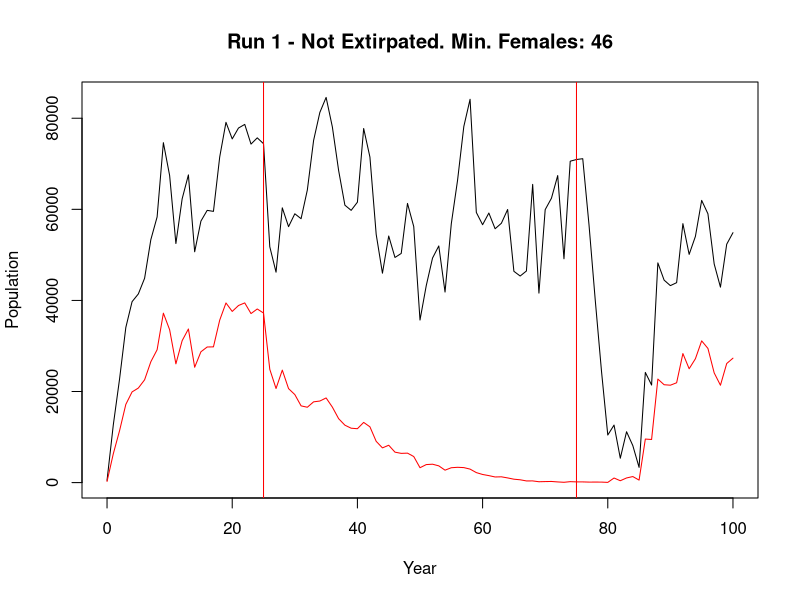
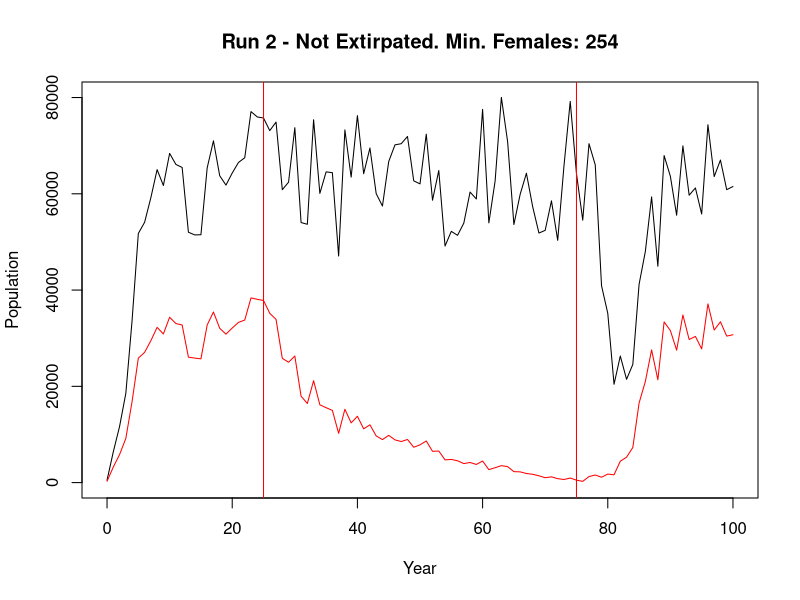
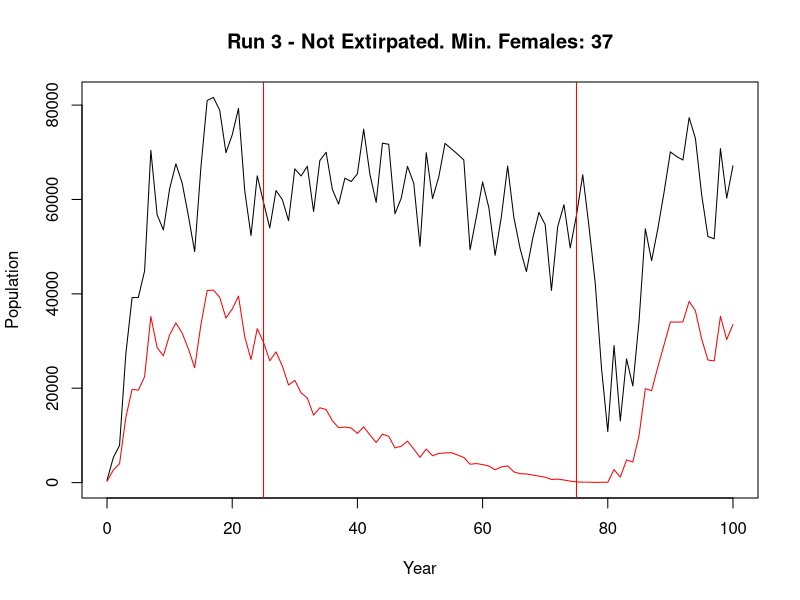
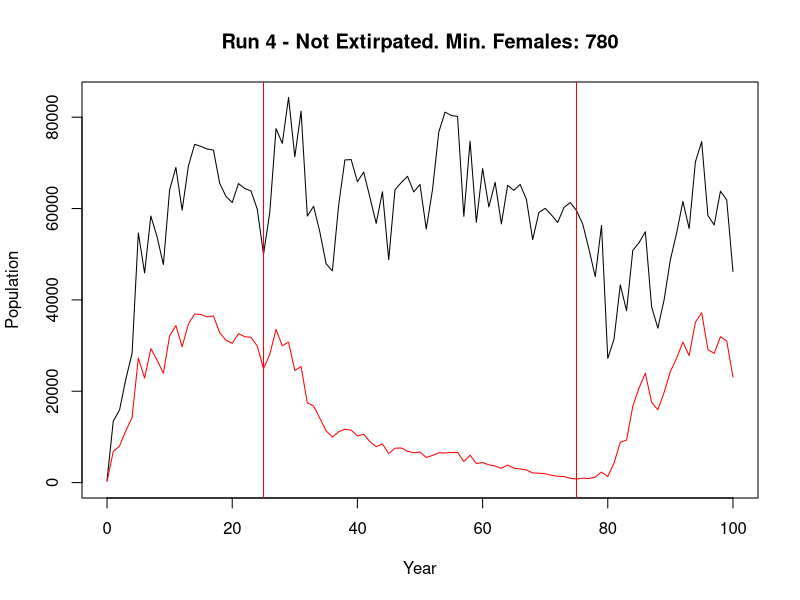

Reproduce these figures in R, in order. (Note: a time limit stopped this script after it produced the figures.)
#parameters----

# Simulation begins with age-2 fish, sex is randomly chosen
# K is implemented using the Beverton-Holt recruitment model (K=(R0-1)*M))
startingFish <- 500
k <- 80000

# Treatment years are when YY fish are stocked and suppression is applied, if applicable
burnInYears <- 25
treatmentYears <- 50
afterYears <- 25

# YY survival is calculated as a proportion of wild pikeminnow survival
#   (1=equivalent survival rate to wild fish)
wildMortality <- 0.57873786895
yySurvival <- 1

# YY fish are stocked at age 1
numFyy <- 2000
numMyy <- 0

# Suppression is size-selective based on WNRD 2022 efforts
# Suppression level = relative probability of a fish being suppressed at length l
#   (for any length l, double the level = double the probability of suppression)
# A level of 1 roughly corresponds to WNRD 2022 efforts (~500 removed at a pop. of ~80,000)
# Stocked fish cannot be suppressed
suppressionLevel <- 5

# Choose how many simulations will be run and how many will be plotted
# On the plots, black line = total population, red line = wild-type females
# You will get a report summarizing the results of all simulations
numSimulations <- 5
numPlots <- 5

#functions----

maturity <- function(inds) {
  lengths <- inds$length
  numFish <- length(lengths)
  probMature <- 1/(1+exp(log(19)*(lengths-250)/(250-308)))
  inds$mature<-rbinom(numFish, 1, probMature)
  inds
}

growth <- function(inds) {
  inds$age <- inds$age+1
  numFish <- length(inds$age)
  inds$length <- ifelse(inds$age > 1, 726.7*(1-exp(-.1437*(inds$age+.04422)))+rnorm(numFish, 0, 40), 726.7*(1-exp(-.1437*(inds$age+.04422)))+rnorm(numFish, 0, 14))
  inds
}

death <- function(inds) {
  numFish <- length(inds$age)
  inds$dead <- ifelse(inds$yy == 0, rbinom(numFish, 1, wildMortality), rbinom(numFish, 1, (1-((1-0.5701418464)*yySurvival))))
  inds <- subset(inds, dead==0)
  inds
}

birth <- function(inds) {
  matureFxx <- nrow(subset(inds, mature == 1 & sex == 1 & yy == 0))
  matureMxy <- nrow(subset(inds, mature == 1 & sex == 0 & yy == 0))
  matureFyy <- nrow(subset(inds, mature == 1 & sex == 1 & yy == 1))
  matureMyy <- nrow(subset(inds, mature == 1 & sex == 0 & yy == 1))
  
  totalPairs <- (min(c((matureFxx+matureFyy), (matureMxy+matureMyy))))
  if (totalPairs == 0) {
    return(inds)
  }
  spawners <- totalPairs*2
  
  newFish <- (((sqrt(k))*spawners)/(1+spawners/(sqrt(k))))/2+rnorm(1,0,k/10)
  if (newFish <= 0) {
     return(inds)
  }
  
  percMyy <- matureMyy/(matureMyy+matureMxy)
  percFyy <- matureFyy/(matureFyy+matureFxx)
  percBothyy <- percMyy*percFyy
  
  pairsBothyy <- rbinom(1,totalPairs,percBothyy)
  pairsFxxMyy <- rbinom(1,(totalPairs-pairsBothyy),percMyy)
  pairsFyyMxy <- rbinom(1,(totalPairs-pairsBothyy-pairsFxxMyy),percFyy)
  pairsWild <- (totalPairs-pairsBothyy-pairsFxxMyy-pairsFyyMxy)

  recruitsBothyy <- round((newFish*(pairsBothyy/totalPairs)), 0)
  recruitsFxxMyy <- round((newFish*(pairsFxxMyy/totalPairs)), 0)
  recruitsFyyMxy <- round((newFish*(pairsFyyMxy/totalPairs)), 0)
  recruitsWild <- (newFish-recruitsBothyy-recruitsFxxMyy-recruitsFyyMxy)

  if(recruitsBothyy > 0) {
    newFish_Bothyy <- data.frame(age=rep(0, recruitsBothyy), sex=rep(0, recruitsBothyy), length=rep(0, recruitsBothyy), mature=rep(0,recruitsBothyy), dead=rep(0, recruitsBothyy), yy=rep(1, recruitsBothyy), stocked=rep(0, recruitsBothyy))
    inds <- rbind(inds, newFish_Bothyy);
  }

  if(recruitsFxxMyy > 0) {
    newFish_FxxMyy <- data.frame(age=rep(0, recruitsFxxMyy), sex=rep(0, recruitsFxxMyy), length=rep(0, recruitsFxxMyy), mature=rep(0, recruitsFxxMyy), dead=rep(0, recruitsFxxMyy), yy=rep(0, recruitsFxxMyy), stocked=rep(0, recruitsFxxMyy))
    inds <- rbind(inds, newFish_FxxMyy);
  }

  if(recruitsFyyMxy > 0) {
    newFish_FyyMxy <- data.frame(age=rep(0, recruitsFyyMxy), sex=rep(0, recruitsFyyMxy), length=rep(0, recruitsFyyMxy), mature=rep(0, recruitsFyyMxy), dead=rep(0, recruitsFyyMxy), yy=rbinom(recruitsFyyMxy, 1, 0.5), stocked=rep(0, recruitsFyyMxy))
    inds <- rbind(inds, newFish_FyyMxy);
  }

  if(recruitsWild > 0) {
    newFish_Wild<- data.frame(age=rep(0, recruitsWild), sex=rbinom(recruitsWild, 1, 0.5), length=rep(0, recruitsWild), mature=rep(0, recruitsWild), dead=rep(0, recruitsWild), yy=rep(0, recruitsWild), stocked=rep(0, recruitsWild))
    inds <- rbind(inds, newFish_Wild);
  }
  inds
}

stockYY <- function(inds){
  if (numMyy > 0) {new_Myy <- data.frame(age=rep(1, numMyy), sex=rep(0, numMyy), length=rep(0, numMyy), mature=rep(0, numMyy), dead=rep(0, numMyy), yy=rep(1, numMyy), stocked=rep(1,numMyy)); inds <- rbind(inds, new_Myy)}
  if (numFyy > 0) {new_Fyy <- data.frame(age=rep(1, numFyy), sex=rep(1, numFyy), length=rep(0, numFyy), mature=rep(0, numFyy), dead=rep(0, numFyy), yy=rep(1, numFyy), stocked=rep(1,numFyy)); inds <- rbind(inds, new_Fyy)}
  inds
}

suppress <-function(inds) {
  lengths <- inds$length
  numFish <- length(lengths)
  suppressProb <-  (0.00008526*1.025^(.8753*(lengths))+.01753)*suppressionLevel*0.1877
  suppressProb <- ifelse(suppressProb>1, 1, suppressProb)
  inds$dead <- rbinom(numFish, 1, suppressProb)
  inds$dead <- ifelse(inds$stocked==1, 0, inds$dead)
  inds <- subset(inds, dead==0)
  inds
}

#simulation----

plotYears <- sample.int(numSimulations, numPlots)
cat("\nSimulation runs to be plotted:", sort(plotYears), "\n")

yearsToElim <- c()
startTime <- Sys.time()

for (y in 1:numSimulations) {
  inds <- data.frame(age=rep(2, startingFish), sex=rbinom(startingFish,1,0.5), length=rep(0,startingFish), mature=rep(0,startingFish), dead=rep(0,startingFish), yy=rep(0,startingFish), stocked=rep(0,startingFish))
  eliminationYear <- 0
  Population <- c(startingFish)
  numFxx <- nrow(subset(inds, sex == 1 & yy == 0))
  
  for (year in 1:(burnInYears+treatmentYears+afterYears)) {
    if (year > burnInYears && year <= (burnInYears+treatmentYears)) {
      if (suppressionLevel>0) {inds <- suppress(inds)}
      inds <- stockYY(inds)
    }
    
    if (nrow(subset(inds, sex == 1 & yy == 0)) == 0) {
      Population <- append(Population, nrow(inds))
      numFxx <- append(numFxx, 0)
      eliminationYear <- year
      break
    }
    
    inds <- death(inds)
    inds <- growth(inds)
    inds <- maturity(inds)
    inds <- birth(inds)
    
    Population <- append(Population, nrow(inds))
    numFxx <- append(numFxx, nrow(subset(inds, sex == 1 & yy == 0)))
  }
  
  Year <- 0:(burnInYears+treatmentYears+afterYears)
  Year <- (head(Year,(length(Population))))
  numFxx <- (head(numFxx,(length(Population))))
  if(eliminationYear != 0) {yearsToElim <- append(yearsToElim, eliminationYear-burnInYears)}
  
  if (is.element(y, plotYears)) {
    plot(Year, Population, type='l', main=(ifelse(eliminationYear == 0, (paste("Run", y, "- Not Extirpated. Min. Females:", min(tail(numFxx,(treatmentYears+afterYears))))), (paste("Run", y, "-", (eliminationYear-burnInYears), "years to extirpation")))), ylim=c(0,max(Population)))
    lines(Year, numFxx, type='l', col="red")
    abline(v=burnInYears, col="red")
    abline(v=burnInYears+treatmentYears, col="red")
  }
}
endTime <- Sys.time()
timeTaken <- endTime - startTime

#analysis----

cat("\nTotal Execution Time: ", timeTaken, " seconds (", timeTaken/numSimulations, " seconds per run)", sep='')
cat("\nExtirpation Percentage: ", (((length(yearsToElim))/numSimulations)*100), "%\n", sep='')
if (is.null(yearsToElim) == FALSE) {cat("Of Extirpating Runs, Mean: ", (mean(yearsToElim)), " years, SD: ", (sd(yearsToElim)), ", Range: ", (range(yearsToElim)[1]), "-", (range(yearsToElim)[2]),  sep='')}
